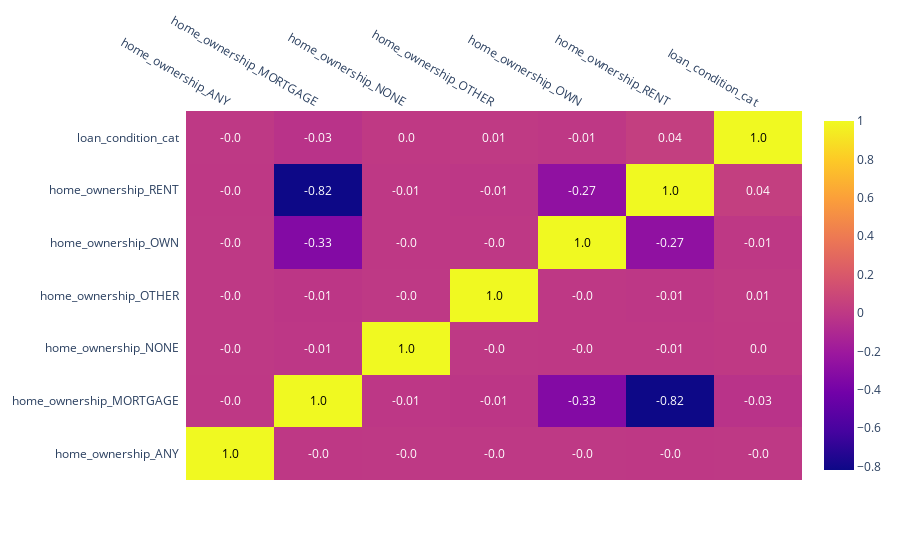

Notebook code for this chart:
### Markdown cell above
## Посмотрим на новую таблицу корреляции для закодированных с помощью OneHotEncode признака home_ownership.

### Code cell
transform_columns = ['home_ownership']
enc = pd.get_dummies(data_full[transform_columns])
enc = pd.concat((enc, data_full['loan_condition_cat']), axis = 1)

corrs = enc.corr()

figure = ff.create_annotated_heatmap(
    z=corrs.values,
    x=list(corrs.columns),
    y=list(corrs.index),
    annotation_text=corrs.round(2).values,
    showscale=True)
figure.show()

### Figure 1 — Plotly figure (JSON) as saved in the notebook; plotly's stock layout.template omitted (floating-point values rounded to 4 significant figures)
{"data": [{"colorscale": [[0, "#0d0887"], [0.1111, "#46039f"], [0.2222, "#7201a8"], [0.3333, "#9c179e"], [0.4444, "#bd3786"], [0.5556, "#d8576b"], [0.6667, "#ed7953"], [0.7778, "#fb9f3a"], [0.8889, "#fdca26"], [1, "#f0f921"]], "reversescale": false, "showscale": true, "type": "heatmap", "x": ["home_ownership_ANY", "home_ownership_MORTGAGE", "home_ownership_NONE", "home_ownership_OTHER", "home_ownership_OWN", "home_ownership_RENT", "loan_condition_cat"], "y": ["home_ownership_ANY", "home_ownership_MORTGAGE", "home_ownership_NONE", "home_ownership_OTHER", "home_ownership_OWN", "home_ownership_RENT", "loan_condition_cat"], "z": [[1, -0.001838, -1.38e-05, -2.633e-05, -0.000608, -0.001505, -0.0005273], [-0.001838, 1, -0.007504, -0.01432, -0.3306, -0.8185, -0.03407], [-1.38e-05, -0.007504, 1, -0.0001075, -0.002482, -0.006146, 0.00238], [-2.633e-05, -0.01432, -0.0001075, 1, -0.004736, -0.01173, 0.007178], [-0.000608, -0.3306, -0.002482, -0.004736, 1, -0.2707, -0.005044], [-0.001505, -0.8185, -0.006146, -0.01173, -0.2707, 1, 0.03758], [-0.0005273, -0.03407, 0.00238, 0.007178, -0.005044, 0.03758, 1]]}], "layout": {"annotations": [{"font": {"color": "#000000"}, "showarrow": false, "text": "1.0", "x": "home_ownership_ANY", "xref": "x", "y": "home_ownership_ANY", "yref": "y"}, {"font": {"color": "#FFFFFF"}, "showarrow": false, "text": "-0.0", "x": "home_ownership_MORTGAGE", "xref": "x", "y": "home_ownership_ANY", "yref": "y"}, {"font": {"color": "#FFFFFF"}, "showarrow": false, "text": "-0.0", "x": "home_ownership_NONE", "xref": "x", "y": "home_ownership_ANY", "yref": "y"}, {"font": {"color": "#FFFFFF"}, "showarrow": false, "text": "-0.0", "x": "home_ownership_OTHER", "xref": "x", "y": "home_ownership_ANY", "yref": "y"}, {"font": {"color": "#FFFFFF"}, "showarrow": false, "text": "-0.0", "x": "home_ownership_OWN", "xref": "x", "y": "home_ownership_ANY", "yref": "y"}, {"font": {"color": "#FFFFFF"}, "showarrow": false, "text": "-0.0", "x": "home_ownership_RENT", "xref": "x", "y": "home_ownership_ANY", "yref": "y"}, {"font": {"color": "#FFFFFF"}, "showarrow": false, "text": "-0.0", "x": "loan_condition_cat", "xref": "x", "y": "home_ownership_ANY", "yref": "y"}, {"font": {"color": "#FFFFFF"}, "showarrow": false, "text": "-0.0", "x": "home_ownership_ANY", "xref": "x", "y": "home_ownership_MORTGAGE", "yref": "y"}, {"font": {"color": "#000000"}, "showarrow": false, "text": "1.0", "x": "home_ownership_MORTGAGE", "xref": "x", "y": "home_ownership_MORTGAGE", "yref": "y"}, {"font": {"color": "#FFFFFF"}, "showarrow": false, "text": "-0.01", "x": "home_ownership_NONE", "xref": "x", "y": "home_ownership_MORTGAGE", "yref": "y"}, {"font": {"color": "#FFFFFF"}, "showarrow": false, "text": "-0.01", "x": "home_ownership_OTHER", "xref": "x", "y": "home_ownership_MORTGAGE", "yref": "y"}, {"font": {"color": "#FFFFFF"}, "showarrow": false, "text": "-0.33", "x": "home_ownership_OWN", "xref": "x", "y": "home_ownership_MORTGAGE", "yref": "y"}, {"font": {"color": "#FFFFFF"}, "showarrow": false, "text": "-0.82", "x": "home_ownership_RENT", "xref": "x", "y": "home_ownership_MORTGAGE", "yref": "y"}, {"font": {"color": "#FFFFFF"}, "showarrow": false, "text": "-0.03", "x": "loan_condition_cat", "xref": "x", "y": "home_ownership_MORTGAGE", "yref": "y"}, {"font": {"color": "#FFFFFF"}, "showarrow": false, "text": "-0.0", "x": "home_ownership_ANY", "xref": "x", "y": "home_ownership_NONE", "yref": "y"}, {"font": {"color": "#FFFFFF"}, "showarrow": false, "text": "-0.01", "x": "home_ownership_MORTGAGE", "xref": "x", "y": "home_ownership_NONE", "yref": "y"}, {"font": {"color": "#000000"}, "showarrow": false, "text": "1.0", "x": "home_ownership_NONE", "xref": "x", "y": "home_ownership_NONE", "yref": "y"}, {"font": {"color": "#FFFFFF"}, "showarrow": false, "text": "-0.0", "x": "home_ownership_OTHER", "xref": "x", "y": "home_ownership_NONE", "yref": "y"}, {"font": {"color": "#FFFFFF"}, "showarrow": false, "text": "-0.0", "x": "home_ownership_OWN", "xref": "x", "y": "home_ownership_NONE", "yref": "y"}, {"font": {"color": "#FFFFFF"}, "showarrow": false, "text": "-0.01", "x": "home_ownership_RENT", "xref": "x", "y": "home_ownership_NONE", "yref": "y"}, {"font": {"color": "#FFFFFF"}, "showarrow": false, "text": "0.0", "x": "loan_condition_cat", "xref": "x", "y": "home_ownership_NONE", "yref": "y"}, {"font": {"color": "#FFFFFF"}, "showarrow": false, "text": "-0.0", "x": "home_ownership_ANY", "xref": "x", "y": "home_ownership_OTHER", "yref": "y"}, {"font": {"color": "#FFFFFF"}, "showarrow": false, "text": "-0.01", "x": "home_ownership_MORTGAGE", "xref": "x", "y": "home_ownership_OTHER", "yref": "y"}, {"font": {"color": "#FFFFFF"}, "showarrow": false, "text": "-0.0", "x": "home_ownership_NONE", "xref": "x", "y": "home_ownership_OTHER", "yref": "y"}, {"font": {"color": "#000000"}, "showarrow": false, "text": "1.0", "x": "home_ownership_OTHER", "xref": "x", "y": "home_ownership_OTHER", "yref": "y"}, {"font": {"color": "#FFFFFF"}, "showarrow": false, "text": "-0.0", "x": "home_ownership_OWN", "xref": "x", "y": "home_ownership_OTHER", "yref": "y"}, {"font": {"color": "#FFFFFF"}, "showarrow": false, "text": "-0.01", "x": "home_ownership_RENT", "xref": "x", "y": "home_ownership_OTHER", "yref": "y"}, {"font": {"color": "#FFFFFF"}, "showarrow": false, "text": "0.01", "x": "loan_condition_cat", "xref": "x", "y": "home_ownership_OTHER", "yref": "y"}, {"font": {"color": "#FFFFFF"}, "showarrow": false, "text": "-0.0", "x": "home_ownership_ANY", "xref": "x", "y": "home_ownership_OWN", "yref": "y"}, {"font": {"color": "#FFFFFF"}, "showarrow": false, "text": "-0.33", "x": "home_ownership_MORTGAGE", "xref": "x", "y": "home_ownership_OWN", "yref": "y"}, {"font": {"color": "#FFFFFF"}, "showarrow": false, "text": "-0.0", "x": "home_ownership_NONE", "xref": "x", "y": "home_ownership_OWN", "yref": "y"}, {"font": {"color": "#FFFFFF"}, "showarrow": false, "text": "-0.0", "x": "home_ownership_OTHER", "xref": "x", "y": "home_ownership_OWN", "yref": "y"}, {"font": {"color": "#000000"}, "showarrow": false, "text": "1.0", "x": "home_ownership_OWN", "xref": "x", "y": "home_ownership_OWN", "yref": "y"}, {"font": {"color": "#FFFFFF"}, "showarrow": false, "text": "-0.27", "x": "home_ownership_RENT", "xref": "x", "y": "home_ownership_OWN", "yref": "y"}, {"font": {"color": "#FFFFFF"}, "showarrow": false, "text": "-0.01", "x": "loan_condition_cat", "xref": "x", "y": "home_ownership_OWN", "yref": "y"}, {"font": {"color": "#FFFFFF"}, "showarrow": false, "text": "-0.0", "x": "home_ownership_ANY", "xref": "x", "y": "home_ownership_RENT", "yref": "y"}, {"font": {"color": "#FFFFFF"}, "showarrow": false, "text": "-0.82", "x": "home_ownership_MORTGAGE", "xref": "x", "y": "home_ownership_RENT", "yref": "y"}, {"font": {"color": "#FFFFFF"}, "showarrow": false, "text": "-0.01", "x": "home_ownership_NONE", "xref": "x", "y": "home_ownership_RENT", "yref": "y"}, {"font": {"color": "#FFFFFF"}, "showarrow": false, "text": "-0.01", "x": "home_ownership_OTHER", "xref": "x", "y": "home_ownership_RENT", "yref": "y"}, {"font": {"color": "#FFFFFF"}, "showarrow": false, "text": "-0.27", "x": "home_ownership_OWN", "xref": "x", "y": "home_ownership_RENT", "yref": "y"}, {"font": {"color": "#000000"}, "showarrow": false, "text": "1.0", "x": "home_ownership_RENT", "xref": "x", "y": "home_ownership_RENT", "yref": "y"}, {"font": {"color": "#FFFFFF"}, "showarrow": false, "text": "0.04", "x": "loan_condition_cat", "xref": "x", "y": "home_ownership_RENT", "yref": "y"}, {"font": {"color": "#FFFFFF"}, "showarrow": false, "text": "-0.0", "x": "home_ownership_ANY", "xref": "x", "y": "loan_condition_cat", "yref": "y"}, {"font": {"color": "#FFFFFF"}, "showarrow": false, "text": "-0.03", "x": "home_ownership_MORTGAGE", "xref": "x", "y": "loan_condition_cat", "yref": "y"}, {"font": {"color": "#FFFFFF"}, "showarrow": false, "text": "0.0", "x": "home_ownership_NONE", "xref": "x", "y": "loan_condition_cat", "yref": "y"}, {"font": {"color": "#FFFFFF"}, "showarrow": false, "text": "0.01", "x": "home_ownership_OTHER", "xref": "x", "y": "loan_condition_cat", "yref": "y"}, {"font": {"color": "#FFFFFF"}, "showarrow": false, "text": "-0.01", "x": "home_ownership_OWN", "xref": "x", "y": "loan_condition_cat", "yref": "y"}, {"font": {"color": "#FFFFFF"}, "showarrow": false, "text": "0.04", "x": "home_ownership_RENT", "xref": "x", "y": "loan_condition_cat", "yref": "y"}, {"font": {"color": "#000000"}, "showarrow": false, "text": "1.0", "x": "loan_condition_cat", "xref": "x", "y": "loan_condition_cat", "yref": "y"}], "xaxis": {"dtick": 1, "gridcolor": "rgb(0, 0, 0)", "side": "top", "ticks": ""}, "yaxis": {"dtick": 1, "ticks": "", "ticksuffix": "  "}}}
